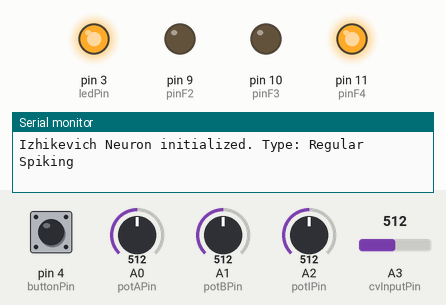
A sketch run on a simulated Arduino Uno, built with avr-gcc and run on an emulated ATmega328P. Parts: output pins drawn as LEDs (lit = HIGH), the last lines printed to the serial monitor. Inputs (shaded band) come from the test bench; at power-on: A2 (potIPin) = 512, pin 4 (buttonPin) HIGH, A1 (potBPin) = 512, A3 (cvInputPin) = 512, A0 (potAPin) = 512. EEPROM starts erased.

Above: at 1.2 s.
1.3 s: A2 (potIPin) set to 100
4.3 s: A2 (potIPin) set to 85
5.8 s: pin 4 (buttonPin) pulled LOW for 0.15 s
At 7.3 s:
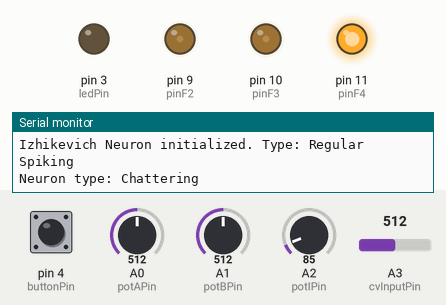
7.9 s: A1 (potBPin) set to 716
At 8.35 s:
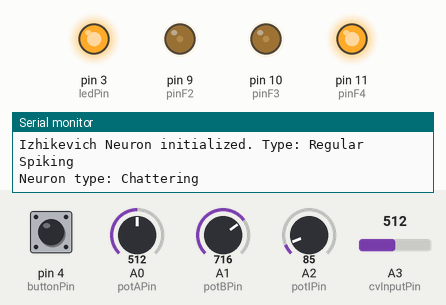
Timing chart, 0 to 8.8 s (numbered marks = the images above; inputs shaded):
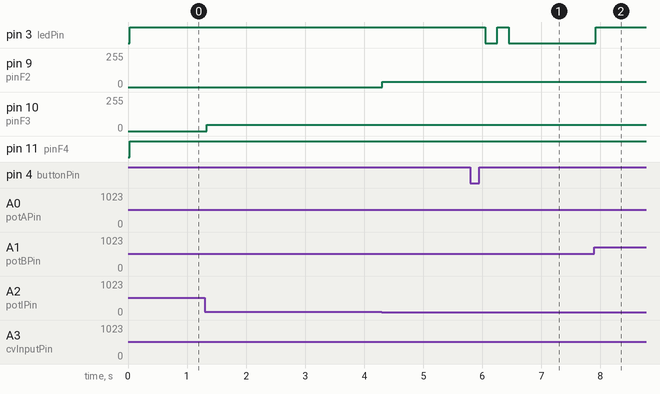

Measured:
- after the input at 5.8 s, pin 3 (ledPin): HIGH → LOW after 0.25 s, → HIGH 0.20 s later, → LOW 0.20 s later
- after the input at 7.9 s, pin 3 (ledPin): LOW → HIGH at once

The sketch:

mod1-Izhikevich-Neuron.ino
```cpp
/*
Izhikevich Neuron Model - Neuron Spiking LFO
A model that reproduces 20+ different neuron firing patterns.

The model has two variables:
- v (membrane potential): Fast spiking variable
- u (recovery variable): Slow adaptation variable

Four parameters (a, b, c, d) control the neuron's "personality":
- a: recovery time scale (how fast u recovers)
- b: sensitivity of u to v (coupling strength)
- c: after-spike reset value for v
- d: after-spike reset increment for u

Pots:
  A0 → a (recovery speed / 0.01-0.2: faster recovery = different spike patterns)
  A1 → b (sensitivity / 0.1-0.3: changes spike clustering behavior)
  A2 → I (input current / 0-15: drives activity from rest to chaos)

Input:
  F1 (A3 / D17) → CV input (modulates input current I, -5 to +10 offset to Pot C)

Outputs:
  D9 (F2)  → v (membrane potential - main spiky chaotic output)
  D10 (F3) → u (recovery variable - slower complementary wave)
  D11 (F4) → spike gate (HIGH during spike, LOW otherwise). Biological timing rather than metronomic timing. Irregular but not random.

Button (D4) → Cycle through neuron types (Regular/Chattering/Bursting/Fast Spiking)
LED (D3)    → Shows neuron type: 1 blink=Regular, 2=Chattering, 3=Bursting, 4=Fast
*/

#include <EEPROM.h>
#define EEPROM_ADDR 0

const int potAPin = A0;  // a parameter
const int potBPin = A1;  // b parameter
const int potIPin = A2;  // I (input current)

const int cvInputPin = A3;  // F1 CV input
const int pinF2 = 9;   // OC1A - v output
const int pinF3 = 10;  // OC1B - u output
const int pinF4 = 11;  // OC2A - spike gate output

const int ledPin = 3;
const int buttonPin = 4;

// Neuron type selection (0-3)
int neuronType = 0;  // 0=Regular, 1=Chattering, 2=Bursting, 3=Fast Spiking
bool lastButtonState = HIGH;
unsigned long lastDebounceTime = 0;
unsigned long debounceDelay = 50;

// Izhikevich variables
float v = -65.0;  // membrane potential (starts at resting)
float u = 0.0;    // recovery variable
float dt = 0.5;   // time step (milliseconds)

// Parameters c and d based on neuron type
float c = -65.0;  // after-spike reset for v
float d = 2.0;    // after-spike reset increment for u

// Spike detection
bool inSpike = false;
unsigned long lastSpikeTime = 0;

// LED blink pattern for showing neuron type
unsigned long ledBlinkStart = 0;
int ledBlinkCount = 0;
bool showingType = false;

void setup() {
  Serial.begin(9600);

  // Read saved neuron type from EEPROM
  neuronType = EEPROM.read(EEPROM_ADDR);
  if (neuronType > 3) neuronType = 0;  // Validate

  pinMode(potAPin, INPUT);
  pinMode(potBPin, INPUT);
  pinMode(potIPin, INPUT);

  pinMode(ledPin, OUTPUT);
  pinMode(buttonPin, INPUT_PULLUP);
  pinMode(cvInputPin, INPUT);

  pinMode(pinF2, OUTPUT);
  pinMode(pinF3, OUTPUT);
  pinMode(pinF4, OUTPUT);

  // Timer1 (16-bit) PWM Setup for F2 (D9) & F3 (D10)
  TCCR1A = _BV(COM1A1) | _BV(COM1B1) | _BV(WGM10);
  TCCR1B = _BV(WGM12) | _BV(CS10); // ~31.4kHz PWM

  // Timer2 (8-bit) PWM Setup for F4 (D11)
  TCCR2A = _BV(COM2A1) | _BV(WGM21) | _BV(WGM20);
  TCCR2B = _BV(CS21);

  OCR1A = 128;
  OCR1B = 128;
  OCR2A = 0;  // Start with gate low

  updateNeuronType();

  Serial.print("Izhikevich Neuron initialized. Type: ");
  printNeuronType();
}

void updateNeuronType() {
  // Set c and d parameters based on neuron type
  // These create different "personalities"
  switch(neuronType) {
    case 0:  // Regular Spiking
      c = -65.0;
      d = 8.0;
      break;
    case 1:  // Chattering (fast bursts)
      c = -50.0;
      d = 2.0;
      break;
    case 2:  // Intrinsically Bursting
      c = -55.0;
      d = 4.0;
      break;
    case 3:  // Fast Spiking
      c = -65.0;
      d = 2.0;
      break;
  }
}

void printNeuronType() {
  switch(neuronType) {
    case 0: Serial.println("Regular Spiking"); break;
    case 1: Serial.println("Chattering"); break;
    case 2: Serial.println("Intrinsically Bursting"); break;
    case 3: Serial.println("Fast Spiking"); break;
  }
}

void startTypeBlink() {
  showingType = true;
  ledBlinkStart = millis();
  ledBlinkCount = 0;
}

void updateTypeBlink() {
  if (!showingType) return;

  unsigned long elapsed = millis() - ledBlinkStart;
  int blinkPhase = (elapsed / 200) % 2;  // 200ms on/off cycles
  int currentBlink = elapsed / 400;  // Which blink we're on

  if (currentBlink < neuronType + 1) {
    digitalWrite(ledPin, blinkPhase == 0 ? HIGH : LOW);
  } else if (elapsed > (neuronType + 1) * 400 + 1000) {
    // Done showing type after blinking + 1 second pause
    showingType = false;
    digitalWrite(ledPin, LOW);
  } else {
    digitalWrite(ledPin, LOW);  // Pause after blinks
  }
}

void loop() {
  // Button handling for neuron type cycling
  bool buttonState = digitalRead(buttonPin);

  if (buttonState != lastButtonState) {
    lastDebounceTime = millis();
  }

  if ((millis() - lastDebounceTime) > debounceDelay) {
    static bool lastStableState = HIGH;

    if (buttonState != lastStableState) {
      lastStableState = buttonState;

      if (buttonState == LOW) {
        neuronType = (neuronType + 1) % 4;
        EEPROM.write(EEPROM_ADDR, neuronType);
        updateNeuronType();
        startTypeBlink();
        Serial.print("Neuron type: ");
        printNeuronType();
      }
    }
  }

  lastButtonState = buttonState;

  // Update LED blink pattern if showing type
  if (showingType) {
    updateTypeBlink();
  }

  // F1 as CV input - modulates input current
  // TUNE HERE: CV offset range (wide range for dramatic modulation)
  float cvOffset = mapFloat(analogRead(cvInputPin), 0, 1023, -5.0, 10.0);

  // Read pots and map to Izhikevich parameters
  // TUNE HERE: a parameter (recovery time scale)
  float a = mapFloat(analogRead(potAPin), 0, 1023, 0.02, 0.2);

  // TUNE HERE: b parameter (sensitivity of u to v)
  float b = mapFloat(analogRead(potBPin), 0, 1023, 0.1, 0.3);

  // TUNE HERE: I parameter (input current - drives spiking)
  float I_base = mapFloat(analogRead(potIPin), 0, 1023, 0.0, 15.0);

  float I = I_base + cvOffset;  // Add CV offset from F1

  // TUNE HERE: I constraint range
  I = constrain(I, -5.0, 25.0);

  // Izhikevich neuron equations
  // dv/dt = 0.04*v² + 5*v + 140 - u + I
  // du/dt = a*(b*v - u)

  float dv = 0.04 * v * v + 5.0 * v + 140.0 - u + I;
  float du = a * (b * v - u);

  // Euler integration
  v += dv * dt;
  u += du * dt;

  // Spike reset mechanism (this is key to Izhikevich!)
  if (v >= 30.0) {  // Spike threshold
    v = c;  // Reset v to post-spike value
    u = u + d;  // Increment u by reset amount
    inSpike = true;
    lastSpikeTime = millis();

    if (!showingType) {
      digitalWrite(ledPin, HIGH);
    }
  }

  // Clear spike flag after brief period
  if (inSpike && millis() - lastSpikeTime > 2) {
    inSpike = false;
    if (!showingType) {
      digitalWrite(ledPin, LOW);
    }
  }

  // Constrain variables to reasonable ranges
  v = constrain(v, -80.0, 30.0);
  u = constrain(u, -20.0, 20.0);

  // Map to PWM range
  // TUNE HERE: Output scaling ranges
  // v ranges from -80 (rest) to +30 (spike)
  int pwmV = constrain(mapFloat(v, -80, 30, 0, 255), 0, 255);

  // u ranges roughly -20 to +20
  int pwmU = constrain(mapFloat(u, -20, 20, 0, 255), 0, 255);

  // Spike gate output (full high during spike, zero otherwise)
  int pwmGate = inSpike ? 255 : 0;

  // Output PWM signals
  OCR1A = pwmV;    // F2 - v (membrane potential)
  OCR1B = pwmU;    // F3 - u (recovery variable)
  OCR2A = pwmGate; // F4 - spike gate

  lastSpikeTime = millis();
}

// Helper function to map float values
float mapFloat(float x, float in_min, float in_max, float out_min, float out_max) {
  return (x - in_min) * (out_max - out_min) / (in_max - in_min) + out_min;
}
```
